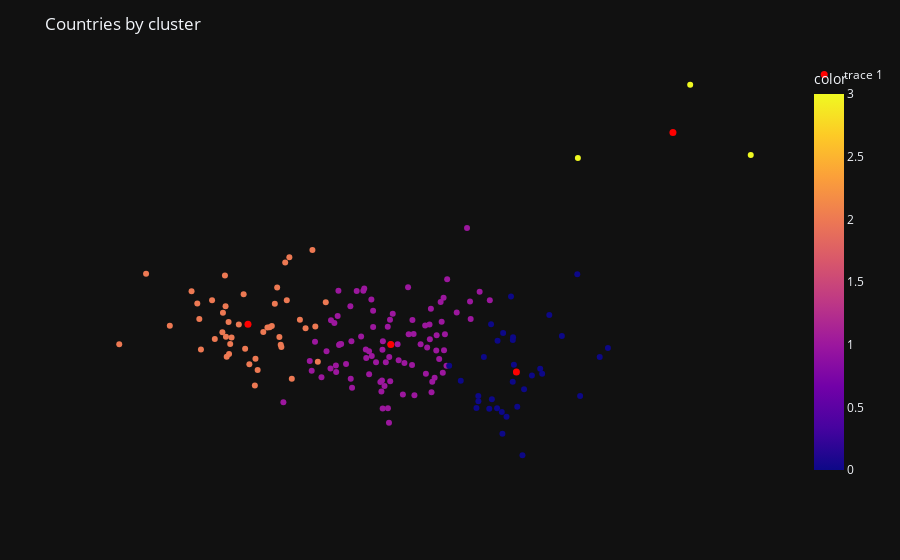

This figure's notebook cell:
### Code cell
labels = model.fit_predict(pca_df)

centroids = model.cluster_centers_

centroids_x = centroids[:, 0]
centroids_y = centroids[:, 1]

fig = px.scatter(pca_df, x=pca_df[:, 0], y=pca_df[:, 1], color=labels, template='plotly_dark')
fig.update_layout(title='Countries by cluster')
fig.update_layout(xaxis_visible=False, yaxis_visible=False, 
                  xaxis=dict(showgrid=False, zeroline=False), 
                  yaxis=dict(showgrid=False, zeroline=False))
fig.add_trace(go.Scatter(x=centroids_x, y=centroids_y, mode='markers', 
                         marker=dict(color='red', size=7)))
fig.show()

### Figure 1 — Plotly figure (JSON) as saved in the notebook; plotly's stock layout.template omitted (floating-point values rounded to 4 significant figures; data arrays with more than 128 entries replaced by an {"elided": "..."} marker saying what was removed)
{"data": [{"hovertemplate": "x=%{x}<br>y=%{y}<br>color=%{marker.color}<extra></extra>", "legendgroup": "", "marker": {"color": {"elided": "167 int values"}, "coloraxis": "coloraxis", "symbol": "circle"}, "mode": "markers", "name": "", "orientation": "v", "showlegend": false, "type": "scatter", "x": {"elided": "167 float values"}, "xaxis": "x", "y": {"elided": "167 float values"}, "yaxis": "y"}, {"marker": {"color": "red", "size": 7}, "mode": "markers", "type": "scatter", "x": [2.528, 0.1751, -2.5, 5.46], "y": [-0.8198, -0.106, 0.4257, 5.432]}], "layout": {"autosize": true, "coloraxis": {"colorbar": {"title": {"text": "color"}}, "colorscale": [[0, "#0d0887"], [0.1111, "#46039f"], [0.2222, "#7201a8"], [0.3333, "#9c179e"], [0.4444, "#bd3786"], [0.5556, "#d8576b"], [0.6667, "#ed7953"], [0.7778, "#fb9f3a"], [0.8889, "#fdca26"], [1, "#f0f921"]]}, "legend": {"tracegroupgap": 0}, "margin": {"t": 60}, "title": {"text": "Countries by cluster"}, "xaxis": {"anchor": "y", "autorange": true, "domain": [0, 1], "range": [-5.63, 7.636], "showgrid": false, "title": {"text": "x"}, "type": "linear", "visible": false, "zeroline": false}, "yaxis": {"anchor": "x", "autorange": true, "domain": [0, 1], "range": [-3.747, 7.432], "showgrid": false, "title": {"text": "y"}, "type": "linear", "visible": false, "zeroline": false}}}
